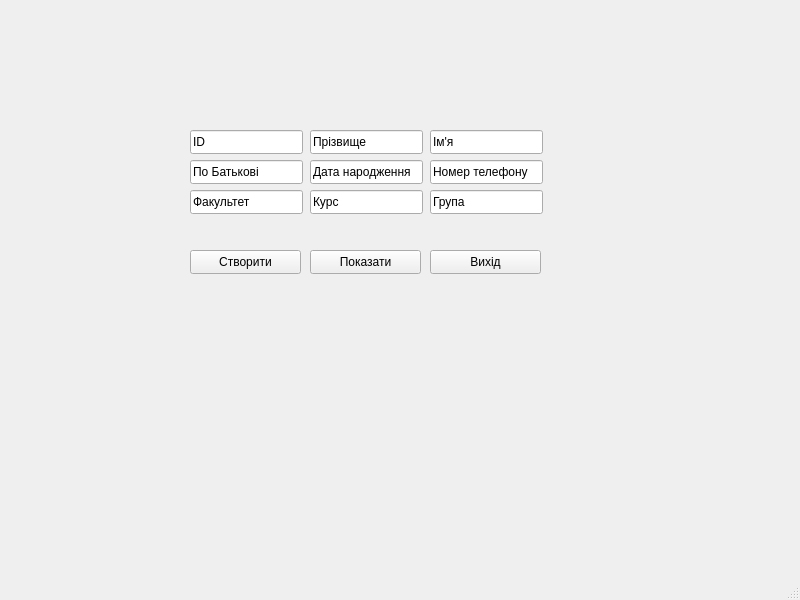
<?xml version="1.0" encoding="UTF-8"?>
<ui version="4.0">
 <class>MainWindow</class>
 <widget class="QMainWindow" name="MainWindow">
  <property name="geometry">
   <rect>
    <x>0</x>
    <y>0</y>
    <width>800</width>
    <height>600</height>
   </rect>
  </property>
  <property name="windowTitle">
   <string>MainWindow</string>
  </property>
  <widget class="QWidget" name="centralwidget">
   <widget class="QLineEdit" name="lineEditId">
    <property name="geometry">
     <rect>
      <x>190</x>
      <y>130</y>
      <width>113</width>
      <height>24</height>
     </rect>
    </property>
    <property name="text">
     <string>ID</string>
    </property>
   </widget>
   <widget class="QLineEdit" name="lineEditFirst">
    <property name="geometry">
     <rect>
      <x>430</x>
      <y>130</y>
      <width>113</width>
      <height>24</height>
     </rect>
    </property>
    <property name="text">
     <string>Ім'я</string>
    </property>
   </widget>
   <widget class="QLineEdit" name="lineEditSecond">
    <property name="geometry">
     <rect>
      <x>310</x>
      <y>130</y>
      <width>113</width>
      <height>24</height>
     </rect>
    </property>
    <property name="text">
     <string>Прізвище</string>
    </property>
   </widget>
   <widget class="QLineEdit" name="lineEditMidlle">
    <property name="geometry">
     <rect>
      <x>190</x>
      <y>160</y>
      <width>113</width>
      <height>24</height>
     </rect>
    </property>
    <property name="text">
     <string>По Батькові</string>
    </property>
   </widget>
   <widget class="QLineEdit" name="lineEditBirth">
    <property name="geometry">
     <rect>
      <x>310</x>
      <y>160</y>
      <width>113</width>
      <height>24</height>
     </rect>
    </property>
    <property name="text">
     <string>Дата народження</string>
    </property>
   </widget>
   <widget class="QLineEdit" name="lineEditPhone">
    <property name="geometry">
     <rect>
      <x>430</x>
      <y>160</y>
      <width>113</width>
      <height>24</height>
     </rect>
    </property>
    <property name="text">
     <string>Номер телефону</string>
    </property>
   </widget>
   <widget class="QLineEdit" name="lineEditFaculty">
    <property name="geometry">
     <rect>
      <x>190</x>
      <y>190</y>
      <width>113</width>
      <height>24</height>
     </rect>
    </property>
    <property name="text">
     <string>Факультет</string>
    </property>
   </widget>
   <widget class="QLineEdit" name="lineEditCourse">
    <property name="geometry">
     <rect>
      <x>310</x>
      <y>190</y>
      <width>113</width>
      <height>24</height>
     </rect>
    </property>
    <property name="text">
     <string>Курс</string>
    </property>
   </widget>
   <widget class="QLineEdit" name="lineEditGroup">
    <property name="geometry">
     <rect>
      <x>430</x>
      <y>190</y>
      <width>113</width>
      <height>24</height>
     </rect>
    </property>
    <property name="text">
     <string>Група</string>
    </property>
   </widget>
   <widget class="QPushButton" name="pushButtonCreate">
    <property name="geometry">
     <rect>
      <x>190</x>
      <y>250</y>
      <width>111</width>
      <height>24</height>
     </rect>
    </property>
    <property name="text">
     <string>Створити</string>
    </property>
   </widget>
   <widget class="QPushButton" name="pushButtonExit">
    <property name="geometry">
     <rect>
      <x>430</x>
      <y>250</y>
      <width>111</width>
      <height>24</height>
     </rect>
    </property>
    <property name="text">
     <string>Вихід</string>
    </property>
   </widget>
   <widget class="QPushButton" name="pushButtonShow">
    <property name="geometry">
     <rect>
      <x>310</x>
      <y>250</y>
      <width>111</width>
      <height>24</height>
     </rect>
    </property>
    <property name="text">
     <string>Показати</string>
    </property>
   </widget>
  </widget>
  <widget class="QMenuBar" name="menubar">
   <property name="geometry">
    <rect>
     <x>0</x>
     <y>0</y>
     <width>800</width>
     <height>21</height>
    </rect>
   </property>
  </widget>
  <widget class="QStatusBar" name="statusbar"/>
 </widget>
 <resources/>
 <connections/>
</ui>
